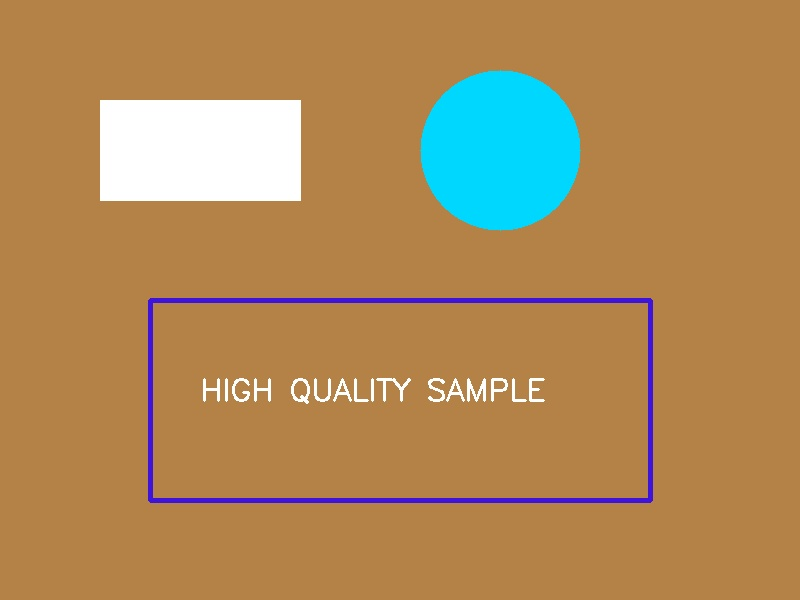
#> input picture samples/high_quality.jpg, 800 x 600 px; the run also reads 1 picture not shown here
$ python comprehensive_demo.py   (older library calls are emulated)
#> lines starting #> are read from the running program, lines starting #| are printed output that depends on the picture
### image_quality_assessor.py
#!/usr/bin/env python3
"""
Image Quality Assessment Tool
Automated assessment of image quality with natural language explanations
"""

import cv2
import numpy as np
from PIL import Image, ImageStat
from skimage import measure, filters, feature
from scipy import ndimage
import matplotlib.pyplot as plt
import os
import json
import rawpy
from typing import Dict, Tuple, List, Any


class ImageQualityAssessor:
    """Main class for assessing image quality with multiple metrics"""

    def __init__(self):
        self.results = {}
        self.explanations = {}

        # Supported raw formats
        self.raw_extensions = {
            '.arw', '.cr2', '.cr3', '.nef', '.dng', '.raf', '.orf', '.rw2',
            '.pef', '.srw', '.x3f', '.3fr', '.fff', '.iiq', '.k25', '.kdc',
            '.mef', '.mos', '.mrw', '.nrw', '.ptx', '.r3d', '.raw', '.rwl',
            '.rwz', '.sr2', '.srf', '.srw'
        }

    def load_image(self, image_path: str) -> Tuple[np.ndarray, np.ndarray]:
        """Load image in both BGR (OpenCV) and RGB formats, supporting raw files"""
#> called with image_path = 'samples/high_quality.jpg'
        if not os.path.exists(image_path):
            raise FileNotFoundError(f"Image not found: {image_path}")

        # Check if it's a raw file
        file_ext = os.path.splitext(image_path)[1].lower()

        if file_ext in self.raw_extensions:
            # Load raw image using rawpy
            try:
                with rawpy.imread(image_path) as raw:
                    # Process raw to RGB with default settings
                    img_rgb = raw.postprocess(
                        use_camera_wb=True,  # Use camera white balance
                        half_size=False,     # Full resolution
                        no_auto_bright=True, # Preserve exposure
                        output_bps=8         # 8-bit output
                    )

                # Convert RGB to BGR for OpenCV compatibility
                img_bgr = cv2.cvtColor(img_rgb, cv2.COLOR_RGB2BGR)

                return img_bgr, img_rgb

            except Exception as e:
                raise ValueError(f"Could not process raw image {image_path}: {str(e)}")

        else:
            # Load regular image with OpenCV (BGR)
            img_bgr = cv2.imread(image_path)
#> img_bgr is the input picture: shape (600, 800, 3); mean B, G, R 89.5, 137.8, 174.2
            if img_bgr is None:
                raise ValueError(f"Could not load image: {image_path}")

            # Convert to RGB
            img_rgb = cv2.cvtColor(img_bgr, cv2.COLOR_BGR2RGB)

            return img_bgr, img_rgb

    def assess_sharpness(self, image: np.ndarray) -> Dict[str, Any]:
        """Assess image sharpness using Laplacian variance"""
        gray = cv2.cvtColor(image, cv2.COLOR_BGR2GRAY)
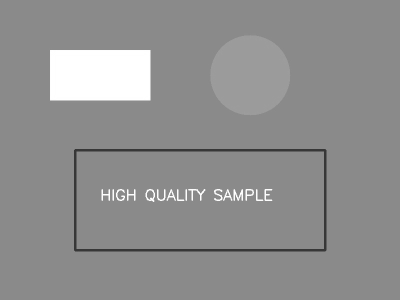
#> gray: shape (600, 800) (shown at 1/2 size); min 50, max 255, mean 143
        laplacian_var = cv2.Laplacian(gray, cv2.CV_64F).var()
#> laplacian_var = 261.5

        # Thresholds for sharpness assessment
        if laplacian_var > 500:
            quality = "Excellent"
            description = "The image is very sharp with crisp details and clear edges."
        elif laplacian_var > 200:
            quality = "Good"
            description = "The image has good sharpness with most details clearly visible."
        elif laplacian_var > 100:
            quality = "Fair"
            description = "The image has moderate sharpness but some details may appear soft."
        else:
            quality = "Poor"
            description = "The image appears blurry or out of focus with poor detail definition."

        return {
            "score": round(laplacian_var, 2),
            "quality": quality,
            "description": description,
            "metric": "Laplacian Variance"
        }

    def assess_brightness(self, image: np.ndarray) -> Dict[str, Any]:
        """Assess image brightness"""
        gray = cv2.cvtColor(image, cv2.COLOR_BGR2GRAY)
        mean_brightness = np.mean(gray)
#> mean_brightness = 143

        # Brightness assessment (0-255 scale)
        if 80 <= mean_brightness <= 180:
            quality = "Excellent"
            description = "The image has optimal brightness with good visibility of details."
        elif 60 <= mean_brightness <= 200:
            quality = "Good"
            description = "The image brightness is acceptable with minor adjustments needed."
        elif 40 <= mean_brightness <= 220:
            quality = "Fair"
            description = "The image is either slightly too dark or too bright."
        else:
            if mean_brightness < 40:
                quality = "Poor"
                description = "The image is too dark, making details difficult to see."
            else:
                quality = "Poor"
                description = "The image is overexposed with blown-out highlights."

        return {
            "score": round(mean_brightness, 2),
            "quality": quality,
            "description": description,
            "metric": "Mean Brightness (0-255)"
        }

    def assess_contrast(self, image: np.ndarray) -> Dict[str, Any]:
        """Assess image contrast using standard deviation"""
        gray = cv2.cvtColor(image, cv2.COLOR_BGR2GRAY)
        contrast_std = np.std(gray)
#> contrast_std = 27.02

        # Contrast assessment
        if contrast_std > 60:
            quality = "Excellent"
            description = "The image has excellent contrast with a good range of tones."
        elif contrast_std > 40:
            quality = "Good"
            description = "The image has good contrast with adequate tonal separation."
        elif contrast_std > 25:
            quality = "Fair"
            description = "The image has moderate contrast but could benefit from enhancement."
        else:
            quality = "Poor"
            description = "The image has poor contrast appearing flat or washed out."

        return {
            "score": round(contrast_std, 2),
            "quality": quality,
            "description": description,
            "metric": "Standard Deviation"
        }

    def assess_noise(self, image: np.ndarray) -> Dict[str, Any]:
        """Assess image noise using edge detection"""
        gray = cv2.cvtColor(image, cv2.COLOR_BGR2GRAY)

        # Apply Gaussian blur and calculate difference
        blurred = cv2.GaussianBlur(gray, (5, 5), 0)
        noise_estimate = np.std(gray - blurred)
#> noise_estimate = 41.02

        # Noise assessment
        if noise_estimate < 5:
            quality = "Excellent"
            description = "The image has minimal noise with clean, smooth areas."
        elif noise_estimate < 10:
            quality = "Good"
            description = "The image has low noise levels that don't significantly impact quality."
        elif noise_estimate < 20:
            quality = "Fair"
            description = "The image has moderate noise that may be noticeable in smooth areas."
        else:
            quality = "Poor"
            description = "The image has high noise levels that significantly degrade quality."

        return {
            "score": round(noise_estimate, 2),
            "quality": quality,
            "description": description,
            "metric": "Noise Estimate (lower is better)"
        }

    def assess_color_balance(self, image: np.ndarray) -> Dict[str, Any]:
        """Assess color balance by analyzing channel means"""
        b, g, r = cv2.split(image)
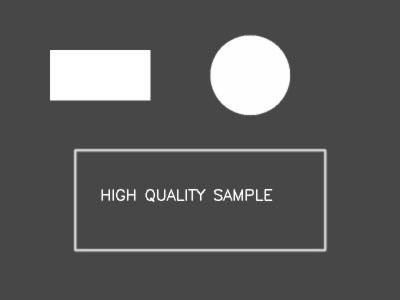
#> b: shape (600, 800) (shown at 1/2 size); min 59, max 255, mean 89.5
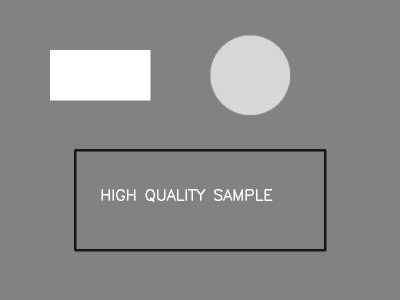
#> g: shape (600, 800) (shown at 1/2 size); min 15, max 255, mean 137.8
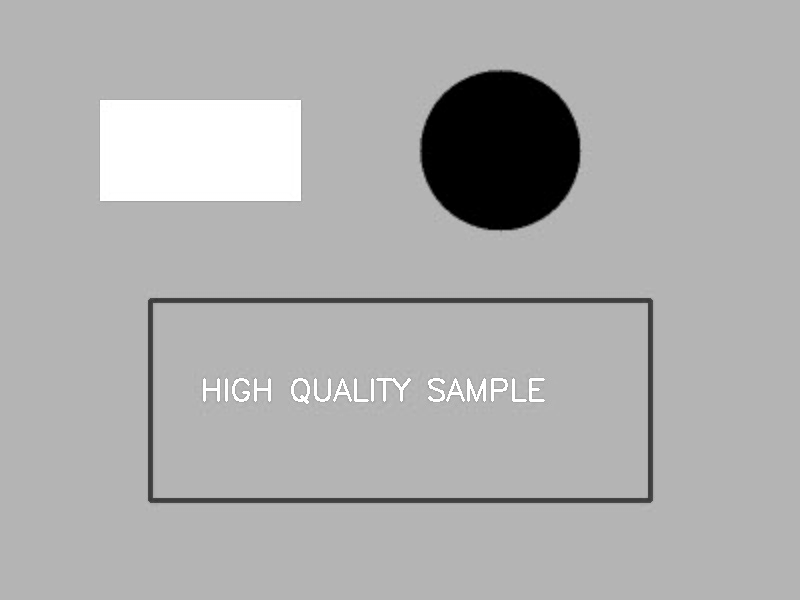
#> r: shape (600, 800); min 0, max 255, mean 174.2

        mean_b, mean_g, mean_r = np.mean(b), np.mean(g), np.mean(r)
#> mean_b = 89.52; mean_g = 137.8; mean_r = 174.2

        # Calculate color balance deviation
        overall_mean = (mean_r + mean_g + mean_b) / 3
#> overall_mean = 133.9
#> (the rest of the program and of its run is left out)
